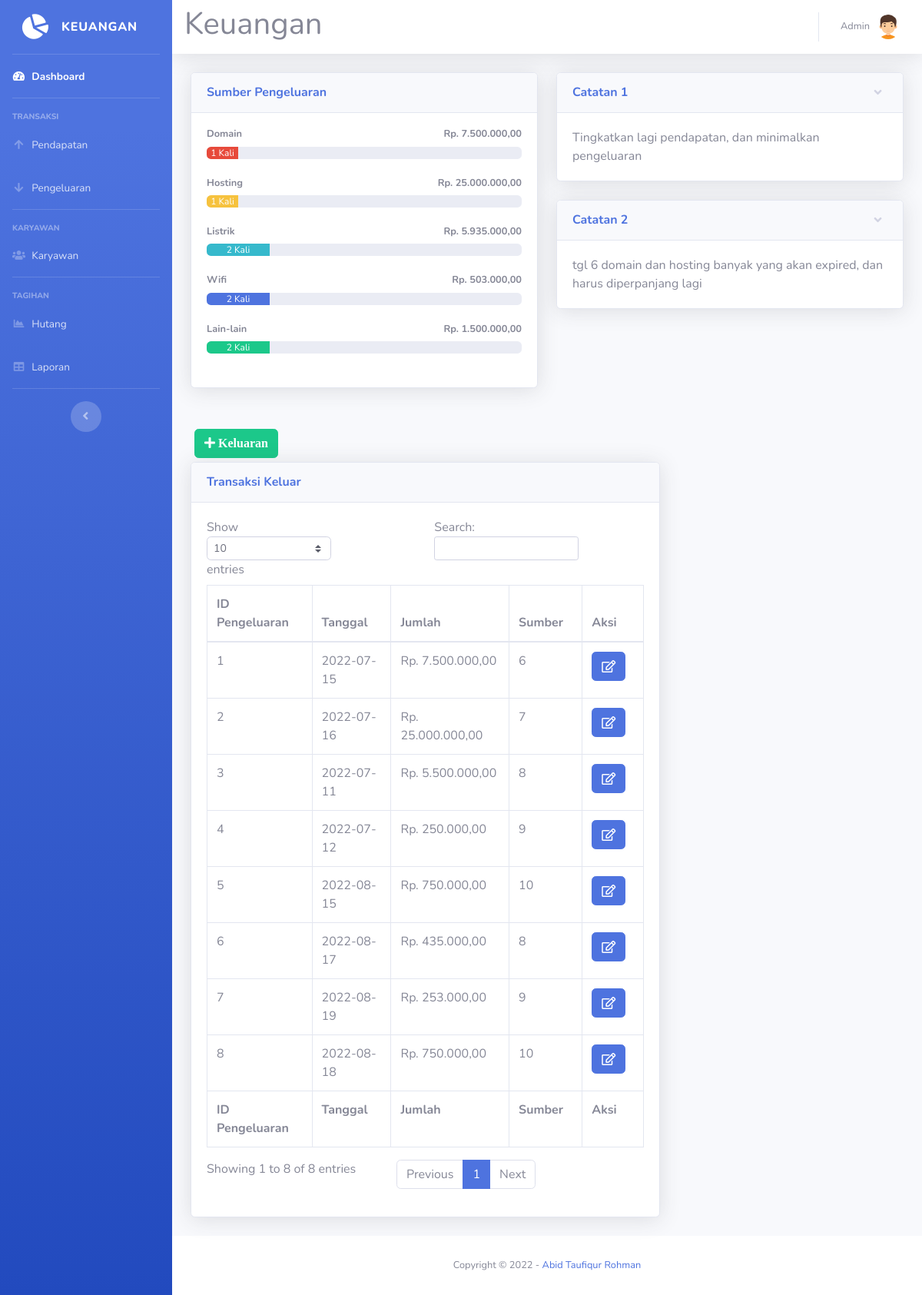
The app's page /pengeluaran.php (signed in) with its own data.
### tables this page shows
CREATE TABLE `sumber` (
  `id_sumber` int(11) NOT NULL,
  `nama` varchar(40) NOT NULL
);

CREATE TABLE `catatan` (
  `id_catatan` int(11) NOT NULL,
  `catatan` text NOT NULL
);

CREATE TABLE `pengeluaran` (
  `id_pengeluaran` int(11) NOT NULL,
  `tgl_pengeluaran` date NOT NULL,
  `jumlah` int(11) NOT NULL,
  `id_sumber` int(11) NOT NULL
);

### pengeluaran.php (the view, shortened to what this page needs)
<!DOCTYPE html>
<html lang="en">
<head>
  <link href="vendor/fontawesome-free/css/all.min.css" rel="stylesheet" type="text/css">
  <link href="css/sb-admin-2.min.css" rel="stylesheet">
</head>
<body id="page-top">
<?php
require 'koneksi.php';
require ('sidebar.php');
?>
      <div id="content">
<?php require ('navbar.php');?>
        <div class="container-fluid">
          <div class="row">
            <div class="col-lg-6 mb-4">
              <div class="card shadow mb-4">
                <div class="card-header py-3">
                  <h6 class="m-0 font-weight-bold text-primary">Sumber Pengeluaran</h6>
                </div>
                <div class="card-body">
				<?php
				$namasumber1 = mysqli_query($koneksi,"SELECT * FROM `sumber` where id_sumber= 6 ");
				$sumbern1= mysqli_fetch_assoc($namasumber1);
				$namasumber2 = mysqli_query($koneksi,"SELECT * FROM `sumber` where id_sumber= 7 ");
				$sumbern2= mysqli_fetch_assoc($namasumber2);
				$namasumber3 = mysqli_query($koneksi,"SELECT * FROM `sumber` where id_sumber= 8 ");
				$sumbern3= mysqli_fetch_assoc($namasumber3);
				$namasumber4 = mysqli_query($koneksi,"SELECT * FROM `sumber` where id_sumber= 9 ");
				$sumbern4= mysqli_fetch_assoc($namasumber4);
				$namasumber5 = mysqli_query($koneksi,"SELECT * FROM `sumber` where id_sumber= 10 ");
				$sumbern5= mysqli_fetch_assoc($namasumber5);
				$hasil1=mysqli_query($koneksi,"SELECT * FROM pengeluaran where id_sumber = 6");
				while ($jumlah1=mysqli_fetch_array($hasil1)){
				$arrayhasil1[] = $jumlah1['jumlah'];
				}
				$jumlahhasil1 = array_sum($arrayhasil1);
				$hasil2=mysqli_query($koneksi,"SELECT * FROM pengeluaran where id_sumber = 7");
				while ($jumlah2=mysqli_fetch_array($hasil2)){
				$arrayhasil2[] = $jumlah2['jumlah'];
				}
				$jumlahhasil2 = array_sum($arrayhasil2);
				$hasil3=mysqli_query($koneksi,"SELECT * FROM pengeluaran where id_sumber = 8");
				while ($jumlah3=mysqli_fetch_array($hasil3)){
				$arrayhasil3[] = $jumlah3['jumlah'];
				}
				$jumlahhasil3 = array_sum($arrayhasil3);
				$hasil4=mysqli_query($koneksi,"SELECT * FROM pengeluaran where id_sumber = 9");
				while ($jumlah4=mysqli_fetch_array($hasil4)){
				$arrayhasil4[] = $jumlah4['jumlah'];
				}
				$jumlahhasil4 = array_sum($arrayhasil4);
				$hasil5=mysqli_query($koneksi,"SELECT * FROM pengeluaran where id_sumber = 10");
				while ($jumlah5=mysqli_fetch_array($hasil5)){
				$arrayhasil5[] = $jumlah5['jumlah'];
				}
				$jumlahhasil5 = array_sum($arrayhasil5);
				$sumber1 = mysqli_query($koneksi,"SELECT id_sumber FROM pengeluaran where id_sumber ='6'");
				$sumber1text = mysqli_num_rows($sumber1);
				$sumber1 = mysqli_num_rows($sumber1);
				$sumber1 = $sumber1 * 10;
				$sumber2 = mysqli_query($koneksi,"SELECT id_sumber FROM pengeluaran where id_sumber ='7'");
				$sumber2text = mysqli_num_rows($sumber2);
				$sumber2 = mysqli_num_rows($sumber2);
				$sumber2 = $sumber2 * 10;
				$sumber3 = mysqli_query($koneksi,"SELECT id_sumber FROM pengeluaran where id_sumber ='8'");
				$sumber3text = mysqli_num_rows($sumber3);
				$sumber3 = mysqli_num_rows($sumber3);
				$sumber3 = $sumber3 * 10;
				$sumber4 = mysqli_query($koneksi,"SELECT id_sumber FROM pengeluaran where id_sumber ='9'");
				$sumber4text = mysqli_num_rows($sumber4);
				$sumber4 = mysqli_num_rows($sumber4);
				$sumber4 = $sumber4 * 10;
				$sumber5 = mysqli_query($koneksi,"SELECT id_sumber FROM pengeluaran where id_sumber ='10'");
				$sumber5text = mysqli_num_rows($sumber5);
				$sumber5 = mysqli_num_rows($sumber5);
				$sumber5 = $sumber5 * 10;
				echo '
                  <h4 class="small font-weight-bold">'.$sumbern1['nama'].'<span class="float-right">Rp. '.number_format($jumlahhasil1,2,',','.').'</span></h4>
                  <div class="progress mb-4">
                    <div class="progress-bar bg-danger" role="progressbar" style="width:'.$sumber1.'%" aria-valuenow="50" aria-valuemin="0" aria-valuemax="100">'.$sumber1text.' Kali</div>
                  </div>
				  <h4 class="small font-weight-bold">'.$sumbern2['nama'].'<span class="float-right">Rp. '.number_format($jumlahhasil2,2,',','.').'</span></h4>
                  <div class="progress mb-4">
                    <div class="progress-bar bg-warning" role="progressbar" style="width:'.$sumber2.'%" aria-valuenow="50" aria-valuemin="0" aria-valuemax="100">'.$sumber2text.' Kali</div>
                  </div>
				  <h4 class="small font-weight-bold">'.$sumbern3['nama'].'<span class="float-right">Rp. '.number_format($jumlahhasil3,2,',','.').'</span></h4>
                  <div class="progress mb-4">
                    <div class="progress-bar bg-info" role="progressbar" style="width:'.$sumber3.'%" aria-valuenow="50" aria-valuemin="0" aria-valuemax="100">'.$sumber3text.' Kali</div>
                  </div>
				  <h4 class="small font-weight-bold">'.$sumbern4['nama'].'<span class="float-right">Rp. '.number_format($jumlahhasil4,2,',','.').'</span></h4>
                  <div class="progress mb-4">
                    <div class="progress-bar bg-primary" role="progressbar" style="width:'.$sumber4.'%" aria-valuenow="50" aria-valuemin="0" aria-valuemax="100">'.$sumber4text.' Kali</div>
                  </div>
				  <h4 class="small font-weight-bold">'.$sumbern5['nama'].'<span class="float-right">Rp. '.number_format($jumlahhasil5,2,',','.').'</span></h4>
                  <div class="progress mb-4">
                    <div class="progress-bar bg-success" role="progressbar" style="width:'.$sumber5.'%" aria-valuenow="50" aria-valuemin="0" aria-valuemax="100">'.$sumber5text.' Kali</div>
                  </div>';
				  ?>
                </div>
              </div>
			  </div>
			              <div class="col-lg-6">
              <div class="card shadow mb-4">
                <a href="#collapseCardExample" class="d-block card-header py-3" data-toggle="collapse" role="button" aria-expanded="true" aria-controls="collapseCardExample">
                  <h6 class="m-0 font-weight-bold text-primary">Catatan 1</h6>
                </a>
                <div class="collapse show" id="collapseCardExample">
                  <div class="card-body">
                    <?php
					$catatan = mysqli_query($koneksi, "SELECT catatan From catatan WHERE id_catatan = 3");
					$catatan = mysqli_fetch_array($catatan);
					echo $catatan['catatan'];
					?>
                  </div>
                </div>
              </div>
			                <div class="card shadow mb-4">
                <a href="#collapseCardExample1" class="d-block card-header py-3" data-toggle="collapse" role="button" aria-expanded="true" aria-controls="collapseCardExample1">
                  <h6 class="m-0 font-weight-bold text-primary">Catatan 2</h6>
                </a>
                <div class="collapse show" id="collapseCardExample1">
                  <div class="card-body">
                     <?php
					$catatan = mysqli_query($koneksi, "SELECT catatan From catatan WHERE id_catatan = 4");
					$catatan = mysqli_fetch_array($catatan);
					echo $catatan['catatan'];
					?>
                  </div>
                </div>
              </div>
			  </div>
			  </div>
			<button type="button" class="btn btn-success" style="margin:5px" data-toggle="modal" data-target="#myModalTambah"><i class="fa fa-plus"> Keluaran</i></button><br>
	<div class="row">
		<div class="col-xl-8 col-lg-7">
          <div class="card shadow mb-4">
            <div class="card-header py-3">
              <h6 class="m-0 font-weight-bold text-primary">Transaksi Keluar</h6>
            </div>
            <div class="card-body">
              <div class="table-responsive">
                <table class="table table-bordered" id="dataTable" width="100%" cellspacing="0">
                  <thead>
                    <tr>
                      <th>ID Pengeluaran</th>
                      <th>Tanggal</th>
                      <th>Jumlah</th>
                      <th>Sumber</th>
					  <th>Aksi</th>
                    </tr>
                  </thead>
                  <tfoot>
                    <tr>
                      <th>ID Pengeluaran</th>
                      <th>Tanggal</th>
                      <th>Jumlah</th>
                      <th>Sumber</th>
                      <th>Aksi</th>
                    </tr>
                  </tfoot>
                  <tbody>
				  <?php
$query = mysqli_query($koneksi,"SELECT * FROM pengeluaran");
while ($data = mysqli_fetch_assoc($query))
{
?>
                    <tr>
                      <td><?=$data['id_pengeluaran']?></td>
                      <td><?=$data['tgl_pengeluaran']?></td>
                      <td>Rp. <?=number_format($data['jumlah'],2,',','.');?></td>
                      <td><?=$data['id_sumber']?></td>
					  <td>
<a href="#" type="button" class=" fa fa-edit btn btn-primary btn-md" data-toggle="modal" data-target="#myModal<?php echo $data['id_pengeluaran']; ?>"></a>
</td>
</tr>
  </div>
<?php
}
?>
              </div>
<?php require 'footer.php'?>
</body>
</html>

### records on screen
sumber: nama "Domain"
sumber: nama "Hosting"
sumber: nama "Listrik"
sumber: nama "Wifi"
sumber: nama "Lain-lain"
catatan: catatan "Tingkatkan lagi pendapatan, dan minimalkan pengeluaran"
catatan: catatan "tgl 6 domain dan hosting banyak yang akan expired, dan harus diperpanjang lagi"
pengeluaran: id_pengeluaran "1", tgl_pengeluaran "2022-07-15", jumlah "7.500.000,00", id_sumber "6"
pengeluaran: id_pengeluaran "2", tgl_pengeluaran "2022-07-16", jumlah "25.000.000,00", id_sumber "7"
pengeluaran: id_pengeluaran "3", tgl_pengeluaran "2022-07-11", jumlah "5.500.000,00", id_sumber "8"
pengeluaran: id_pengeluaran "4", tgl_pengeluaran "2022-07-12", jumlah "250.000,00", id_sumber "9"
pengeluaran: id_pengeluaran "5", tgl_pengeluaran "2022-08-15", jumlah "750.000,00", id_sumber "10"
pengeluaran: id_pengeluaran "6", tgl_pengeluaran "2022-08-17", jumlah "435.000,00", id_sumber "8"
pengeluaran: id_pengeluaran "7", tgl_pengeluaran "2022-08-19", jumlah "253.000,00", id_sumber "9"
pengeluaran: id_pengeluaran "8", tgl_pengeluaran "2022-08-18", jumlah "750.000,00", id_sumber "10"

### other values on screen
$_SESSION['nama'] "Admin"
$jumlahhasil1 "7.500.000,00"
$sumber1text "1"
$jumlahhasil2 "25.000.000,00"
$sumber2text "1"
$jumlahhasil3 "5.935.000,00"
$sumber3text "2"
$jumlahhasil4 "503.000,00"
$sumber4text "2"
$jumlahhasil5 "1.500.000,00"
$sumber5text "2"
